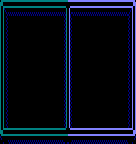

This game map was drawn from its Tiled (.tmx) file and the tilesets committed beside it. A one-line description and the full map source follow:
An orthogonal 17x18 tile map with 8x8 px tiles, 1 tile layer (Capa de patrones 1).

<map version="1.4" tiledversion="1.4.2" orientation="orthogonal" renderorder="right-down" width="17" height="18" tilewidth="8" tileheight="8" infinite="0" nextlayerid="2" nextobjectid="1">
 <tileset firstgid="1" source="tiles.tsx" />
 <layer id="1" name="Capa de patrones 1" width="17" height="18">
  <data encoding="csv">
6,7,7,7,7,7,7,7,1,39,39,39,39,39,39,39,5,
15,16,16,16,16,16,16,16,10,48,48,48,48,48,48,48,14,
24,21,21,21,21,21,21,21,19,21,21,21,21,21,21,21,23,
24,30,30,21,21,21,21,21,28,30,30,30,30,30,30,21,23,
24,21,21,30,21,21,21,21,28,21,21,21,21,21,21,21,23,
24,30,30,30,21,21,21,21,28,30,30,21,21,30,21,30,32,
24,30,21,30,30,21,21,21,28,30,21,21,21,21,21,21,23,
24,30,30,30,30,21,21,21,28,30,30,21,30,21,21,21,23,
24,30,30,21,30,21,21,21,28,30,30,21,21,21,21,21,23,
24,30,30,30,30,21,21,21,28,30,30,30,30,21,21,21,23,
24,30,30,30,21,21,21,21,28,30,30,30,21,21,21,21,23,
24,30,30,30,30,30,21,21,28,30,30,30,30,30,21,21,23,
24,30,30,21,21,21,21,21,28,30,30,30,21,21,21,21,23,
24,30,30,30,30,30,30,21,28,30,30,30,30,30,30,21,23,
24,30,21,21,21,21,21,21,28,21,30,30,21,21,21,21,23,
33,30,30,30,30,30,30,30,28,30,30,30,30,30,30,30,32,
42,43,43,43,43,43,43,43,37,39,39,39,39,39,39,39,41,
51,52,52,52,52,52,52,52,46,48,48,48,48,48,48,48,50
</data>
 </layer>
</map>
